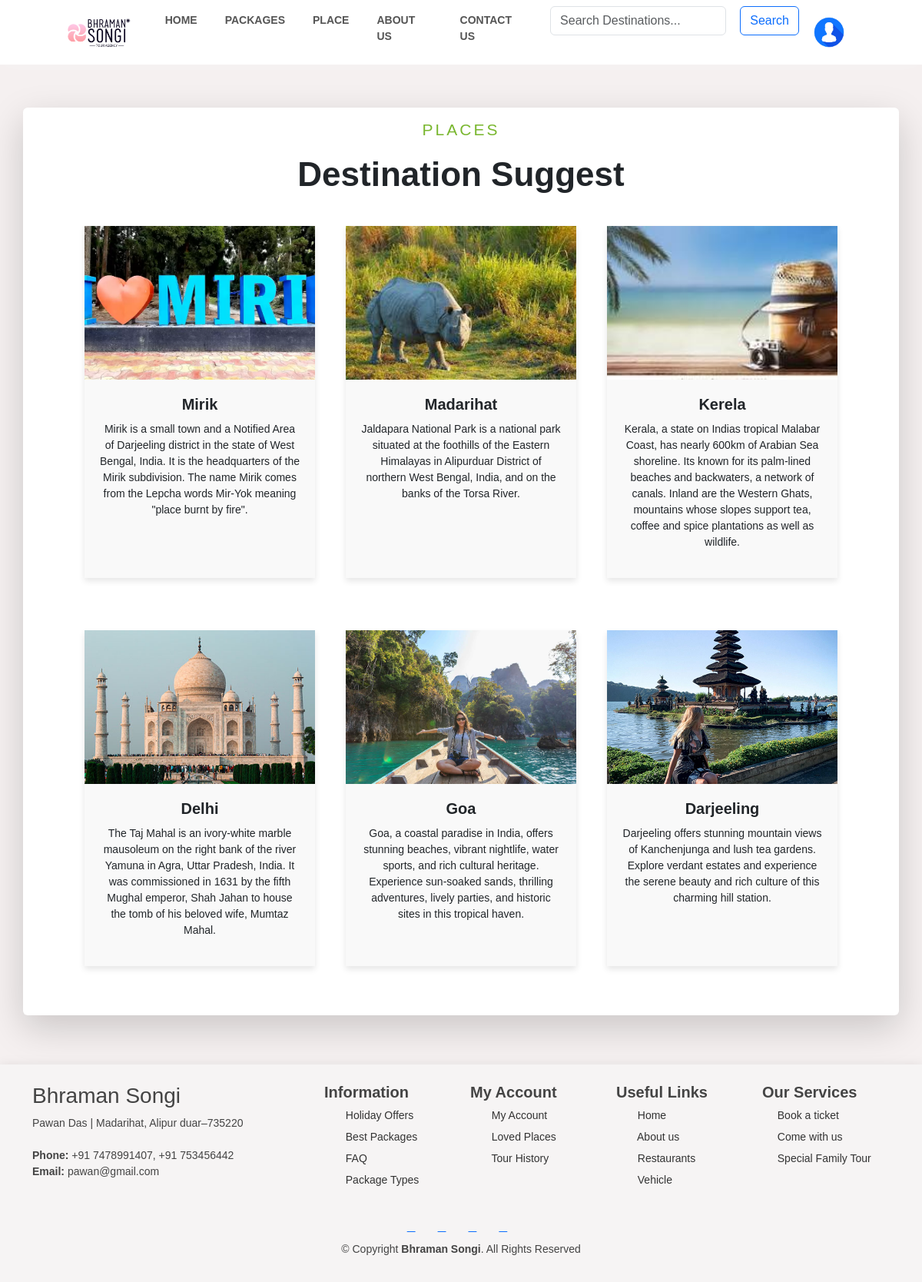
/place.php, run on the app's committed database.
### tables this page shows
CREATE TABLE `place` (
  `PL_ID` int(6) NOT NULL,
  `PL_NAME` varchar(50) NOT NULL,
  `PL_LOCATION` varchar(100) NOT NULL,
  `PL_ADDR` varchar(100) NOT NULL,
  `ATRACTIONS` varchar(100) NOT NULL,
  `SIGHT_SEEING` varchar(100) NOT NULL,
  `PL_DESCR` text NOT NULL,
  `PL_DETAILS` int(6) NOT NULL DEFAULT 0,
  `PL_IMAGE1` varchar(255) DEFAULT NULL,
  `PL_IMAGE2` varchar(255) DEFAULT NULL,
  `PL_IMAGE3` varchar(255) DEFAULT NULL,
  `PL_IMAGE4` varchar(255) DEFAULT NULL
);

### place.php (the view, shortened to what this page needs)
<?php
require('header.php');
?>
<body style="height: 100vh;">
    <section class="package" id="packages" style="margin-top: 40px;">
        <div class="container shadow-lg p-3 mb-5 bg-body rounded">
            <h4 class="heading_sm">Places</h4>
            <h2 class="heading_lg">Destination Suggest</h2>
            <div class="place-container">
                <?php
                $sql = "SELECT * FROM place;";
                $result = mysqli_query($conn, $sql);
                while ($row = mysqli_fetch_assoc($result)) {
                ?>
                    <a href="view_place.php?type=place&location=<?php echo $row['PL_LOCATION']; ?>">
                        <div class="place-card mb-5 rounded-0">
                            <img src="Admin/image/places/<?php echo $row['PL_IMAGE1']; ?>" alt="Sample Place" class="place-image">
                            <div class="place-details">
                                <a href="view_place.php?type=place&location=<?php echo $row['PL_LOCATION']; ?>" class="text-dark text-decoration-none">
                                    <h3 class="place-name"><?php echo $row['PL_LOCATION']; ?></h3>
                                </a>
                                <p class="place-description"><?php echo $row['PL_DESCR']; ?></p>
                            </div>
                        </div>
                    </a>
                <?php
                }
                ?>
            </div>
        </div>
    </section>
</body>
<?php
require('footer.php');
?>
</html>

### css/home_style.css (style rules this page uses)
* { margin: 0px; padding: 0px; box-sizing: border-box; font-family: 'Poppins', sans-serif; }
body { background-color: rgb(245, 240, 240) !important; height: 200vh; }
.heading_sm { text-transform: uppercase; color: #7ab730; letter-spacing: 3px; font-size: 21px; }
.heading_lg { font-size: 44px; font-weight: 800; margin: 20px 0px; }
.package { width: 100%; text-align: center; padding: 16px 0px; margin-top: 140px; }
.place-container { display: flex; flex-wrap: wrap; justify-content: center; }
.place-card { margin: 20px; max-width: 300px; background-color: #f9f9f9; border-radius: 10px; overflow: hidden; box-shadow: 0 4px 8px rgba(0, 0, 0, 0.1); transition: transform 0.3s ease-in-out; }
.place-image { width: 100%; height: 200px; object-fit: cover; }
.place-details { padding: 20px; }
.place-name { font-size: 20px; font-weight: bold; margin-bottom: 10px; }
.place-description { font-size: 14px; }

### data on the page
place: PL_IMAGE1 (picture), PL_LOCATION "Mirik", PL_DESCR "Mirik is a small town and a Notified Area of Darjeeling district in the state of West Bengal, India. It is the headquarters of the Mirik subdivision. The name Mirik comes from the Lepcha words Mir-Yok meaning \"place burnt by fire\"."
place: PL_IMAGE1 (picture), PL_LOCATION "Madarihat", PL_DESCR "Jaldapara National Park is a national park situated at the foothills of the Eastern Himalayas in Alipurduar District of northern West Bengal, India, and on the banks of the Torsa River."
place: PL_IMAGE1 (picture), PL_LOCATION "Kerela", PL_DESCR "Kerala, a state on Indias tropical Malabar Coast, has nearly 600km of Arabian Sea shoreline. Its known for its palm-lined beaches and backwaters, a network of canals. Inland are the Western Ghats, mountains whose slopes support tea, coffee and spice plantations as well as wildlife."
place: PL_IMAGE1 (picture), PL_LOCATION "Delhi", PL_DESCR "The Taj Mahal is an ivory-white marble mausoleum on the right bank of the river Yamuna in Agra, Uttar Pradesh, India. It was commissioned in 1631 by the fifth Mughal emperor, Shah Jahan to house the tomb of his beloved wife, Mumtaz Mahal."
place: PL_IMAGE1 (picture), PL_LOCATION "Goa", PL_DESCR "Goa, a coastal paradise in India, offers stunning beaches, vibrant nightlife, water sports, and rich cultural heritage. Experience sun-soaked sands, thrilling adventures, lively parties, and historic sites in this tropical haven."
place: PL_IMAGE1 (picture), PL_LOCATION "Darjeeling", PL_DESCR "Darjeeling offers stunning mountain views of Kanchenjunga and lush tea gardens. Explore verdant estates and experience the serene beauty and rich culture of this charming hill station."
